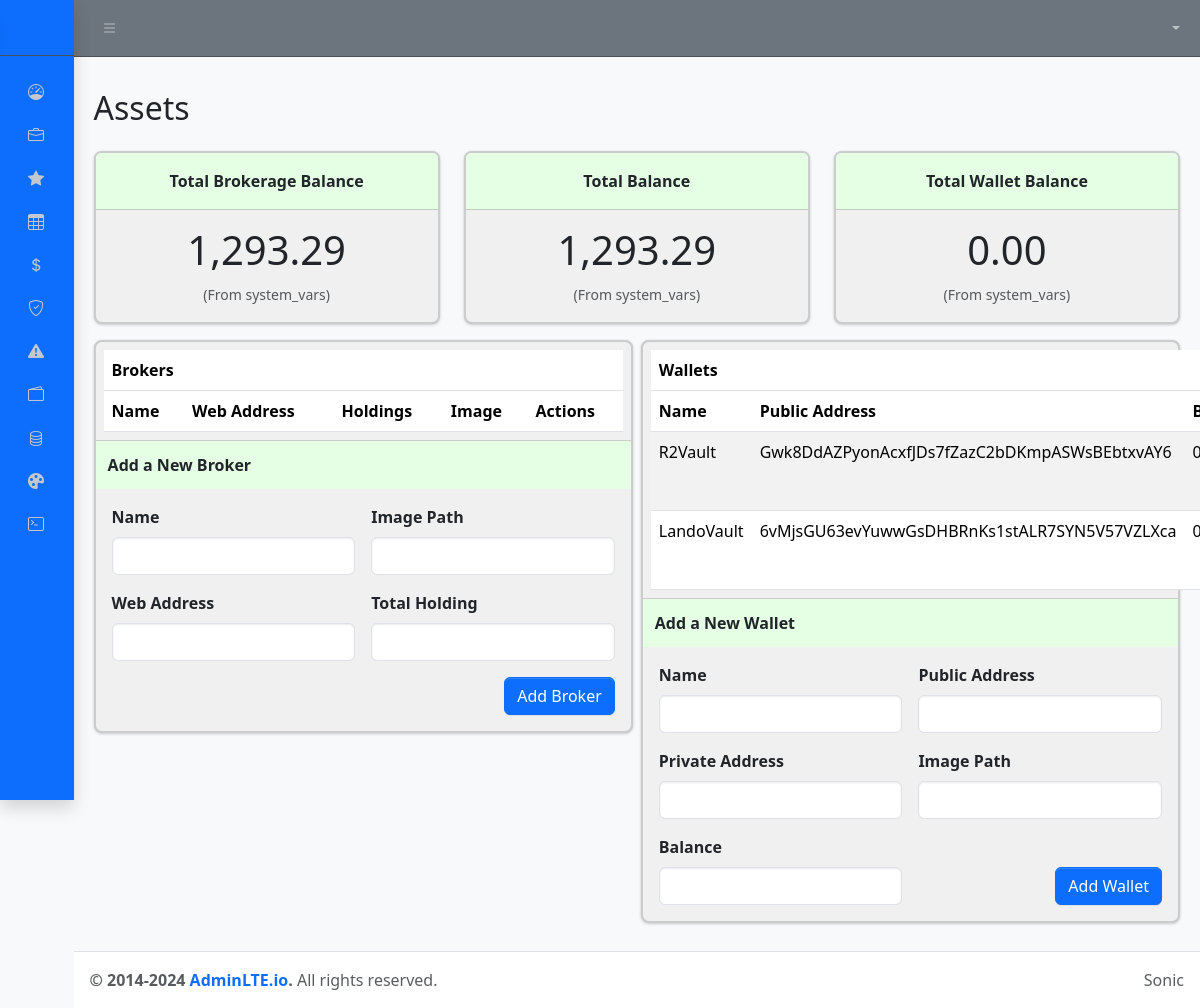
Before: /assets with the older database file.
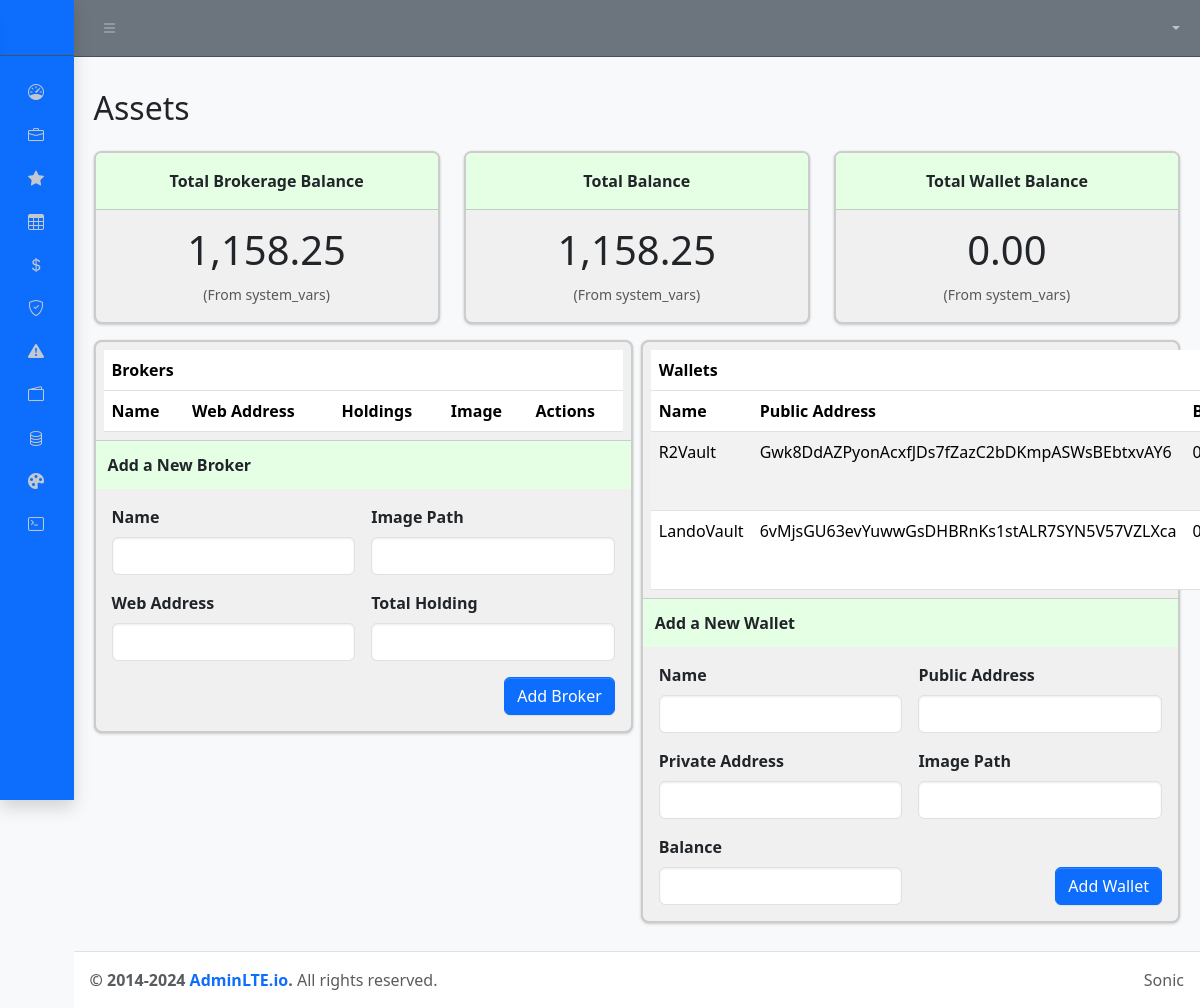
After: the same page with the newer database file.
### tables this page shows
CREATE TABLE system_vars (
                    id INTEGER PRIMARY KEY,
                    last_update_time_positions DATETIME,
                    last_update_positions_source TEXT,
                    last_update_time_prices DATETIME,
                    last_update_prices_source TEXT
                , last_update_time_jupiter DATETIME, last_update_jupiter_source TEXT, total_brokerage_balance REAL DEFAULT 0.0, total_wallet_balance REAL DEFAULT 0.0, total_balance REAL DEFAULT 0.0);

CREATE TABLE wallets (
        name TEXT PRIMARY KEY,
        public_address TEXT,
        private_address TEXT,
        image_path TEXT,
        balance REAL DEFAULT 0.0
    );

### launch_pad.py (the view)
@app.route("/assets")
def assets():
    dl = DataLocker.get_instance(DB_PATH)
    balance_vars = dl.get_balance_vars()
    total_brokerage_balance = balance_vars.get("total_brokerage_balance", 0.0)
    total_wallet_balance = balance_vars.get("total_wallet_balance", 0.0)
    total_balance = balance_vars.get("total_balance", 0.0)
    brokers = dl.read_brokers()
    wallets = dl.read_wallets()
    return render_template("assets.html",
                           total_brokerage_balance=total_brokerage_balance,
                           total_wallet_balance=total_wallet_balance,
                           total_balance=total_balance,
                           brokers=brokers,
                           wallets=wallets)

### data/data_locker.py (called while the page is built, shortened)
    @classmethod
    def get_instance(cls, db_path: Optional[str] = None) -> 'DataLocker':
        if cls._instance is None:
            cls._instance = cls(db_path)
        return cls._instance

    def _init_sqlite_if_needed(self):
        db_dir = os.path.dirname(self.db_path)
        if db_dir and not os.path.exists(db_dir):
            os.makedirs(db_dir, exist_ok=True)
            self.logger.debug(f"Created directory for DB: {db_dir}")
        if self.conn is None:
            self.conn = sqlite3.connect(self.db_path, check_same_thread=False)
            self.conn.row_factory = sqlite3.Row
        if self.cursor is None:
            self.cursor = self.conn.cursor()

    def get_balance_vars(self) -> dict:
        self._init_sqlite_if_needed()
        row = self.cursor.execute("""
            SELECT
              total_brokerage_balance,
              total_wallet_balance,
              total_balance
            FROM system_vars
            WHERE id=1
        """).fetchone()
        if not row:
            return {
                "total_brokerage_balance": 0.0,
                "total_wallet_balance": 0.0,
                "total_balance": 0.0
            }
        return {
            "total_brokerage_balance": row["total_brokerage_balance"] or 0.0,
            "total_wallet_balance": row["total_wallet_balance"] or 0.0,
            "total_balance": row["total_balance"] or 0.0
        }

    def read_wallets(self) -> List[dict]:
        self._init_sqlite_if_needed()
        self.cursor.execute("SELECT * FROM wallets")
        rows = self.cursor.fetchall()
        results = []
        for r in rows:
            results.append({
                "name": r["name"],
                "public_address": r["public_address"],
                "private_address": r["private_address"],
                "image_path": r["image_path"],
                "balance": float(r["balance"])
            })
        return results

    def read_brokers(self) -> List[dict]:
        self._init_sqlite_if_needed()
        self.cursor.execute("SELECT * FROM brokers")
        rows = self.cursor.fetchall()
        results = []
        return results

### templates/assets.html (shortened to what this page needs)
{% extends "base.html" %}
{% block content %}
<h2 class="text-dark mb-4">Assets</h2>
<div class="row row-cols-1 row-cols-md-3 g-4 mb-3">
  <div class="col">
    <div class="card price-box h-100">
      <div class="card-header">Total Brokerage Balance</div>
      <div class="card-body text-center">
        <div class="display-4 mb-2">
          {{ "{:,.2f}".format(total_brokerage_balance) }}
        </div>
        <small class="text-muted">(From system_vars)</small>
      </div>
    </div>
  </div>
  <div class="col">
    <div class="card price-box h-100 highlighted-balance">
      <div class="card-header">Total Balance</div>
      <div class="card-body text-center">
        <div class="display-4 mb-2">
          {{ "{:,.2f}".format(total_balance) }}
        </div>
        <small class="text-muted">(From system_vars)</small>
      </div>
    </div>
  </div>
  <div class="col">
    <div class="card price-box h-100">
      <div class="card-header">Total Wallet Balance</div>
      <div class="card-body text-center">
        <div class="display-4 mb-2">
          {{ "{:,.2f}".format(total_wallet_balance) }}
        </div>
        <small class="text-muted">(From system_vars)</small>
      </div>
    </div>
  </div>
</div>
<div class="row g-2">
  <div class="col-md-6">
    <div class="card assets-card">
      <div class="card-body p-2">
        <table class="table table-striped w-100 mb-0 assets-table">
          <thead>
            <tr class="title-row">
              <th colspan="5">Brokers</th>
            </tr>
            <tr>
              <th>Name</th>
              <th>Web Address</th>
              <th>Holdings</th>
              <th>Image</th>
              <th>Actions</th>
            </tr>
          </thead>
        </table>
      </div>
      <div class="subheading">Add a New Broker</div>
      <div class="card-body">
        <form method="POST" action="{{ url_for('add_broker') }}">
          <div class="row g-3">
            <div class="col-md-6">
              <label class="form-label fw-bold">Name</label>
              <input type="text" name="name" class="form-control" required>
            </div>
            <div class="col-md-6">
              <label class="form-label fw-bold">Image Path</label>
              <input type="text" name="image_path" class="form-control">
            </div>
            <div class="col-md-6">
              <label class="form-label fw-bold">Web Address</label>
              <input type="text" name="web_address" class="form-control">
            </div>
            <div class="col-md-6">
              <label class="form-label fw-bold">Total Holding</label>
              <input type="number" step="0.01" name="total_holding" class="form-control">
            </div>
            <div class="col-md-12 d-flex justify-content-end">
              <button type="submit" class="btn btn-primary">Add Broker</button>
            </div>
          </div>
        </form>
      </div>
    </div>
  </div>
  <div class="col-md-6">
    <div class="card assets-card">
      <div class="card-body p-2">
        <table class="table table-striped w-100 mb-0 assets-table">
          <thead>
            <tr class="title-row">
              <th colspan="5">Wallets</th>
            </tr>
            <tr>
              <th>Name</th>
              <th>Public Address</th>
              <th>Balance</th>
            </tr>
          </thead>
          <tbody>
            {% for w in wallets %}
            <tr>
              <td>{{ w.name }}</td>
              <td>{{ w.public_address }}</td>
              <td>{{ "{:,.2f}".format(w.balance) }}</td>
            </tr>
            {% endfor %}
          </tbody>
        </table>
      </div>
      <div class="subheading">Add a New Wallet</div>
      <div class="card-body">
        <form method="POST" action="{{ url_for('add_wallet') }}">
          <div class="row g-3">
            <div class="col-md-6">
              <label class="form-label fw-bold">Name</label>
              <input type="text" name="name" class="form-control" required>
            </div>
            <div class="col-md-6">
              <label class="form-label fw-bold">Public Address</label>
              <input type="text" name="public_address" class="form-control">
            </div>
            <div class="col-md-6">
              <label class="form-label fw-bold">Private Address</label>
              <input type="text" name="private_address" class="form-control">
            </div>
            <div class="col-md-6">
              <label class="form-label fw-bold">Image Path</label>
              <input type="text" name="image_path" class="form-control">
            </div>
            <div class="col-md-6">
              <label class="form-label fw-bold">Balance</label>
              <input type="number" step="0.01" name="balance" class="form-control">
            </div>
            <div class="col-md-6 d-flex align-items-end justify-content-end">
              <button type="submit" class="btn btn-primary">Add Wallet</button>
            </div>
          </div>
        </form>
      </div>
    </div>
  </div>
</div>
{% endblock content %}

### templates/base.html (shortened to what this page needs)
<!doctype html>
<html lang="en">
  <head>
    <link rel="stylesheet" href="https://cdn.jsdelivr.net/npm/@fontsource/source-sans-3@5.0.12/index.css" />
    <link rel="stylesheet" href="https://cdn.jsdelivr.net/npm/overlayscrollbars@2.10.1/styles/overlayscrollbars.min.css" />
    <link rel="stylesheet" href="https://cdn.jsdelivr.net/npm/bootstrap-icons@1.11.3/font/bootstrap-icons.min.css" />
    <link rel="stylesheet" href="{{ url_for('static', filename='AdminLTE/dist/css/adminlte.css') }}" />
  </head>
  <body class="layout-fixed sidebar-expand-lg sidebar-mini sidebar-collapse bg-body-tertiary">
    <div class="app-wrapper">
      <nav class="app-header navbar navbar-expand {% if theme.navbar.bg %}{{ theme.navbar.bg }}{% else %}bg-body{% endif %}" data-bs-theme="{{ theme.navbar.color_mode }}">
        <div class="container-fluid">
          <ul class="navbar-nav">
            <li class="nav-item">
              <a class="nav-link" data-lte-toggle="sidebar" href="#" role="button">
                <i class="bi bi-list"></i>
              </a>
            </li>
          </ul>
          <ul class="navbar-nav ms-auto">
            <li class="nav-item dropdown">
              <button class="btn btn-link nav-link py-2 px-0 px-lg-2 dropdown-toggle d-flex align-items-center" id="bd-theme" type="button" data-bs-toggle="dropdown" data-bs-display="static" aria-expanded="false">
              </button>
            </li>
          </ul>
        </div>
      </nav>
      <aside class="app-sidebar shadow {% if theme.sidebar.bg %}{{ theme.sidebar.bg }}{% else %}bg-body-secondary{% endif %}" data-bs-theme="{{ theme.sidebar.color_mode }}">
        <div class="sidebar-brand">
          <a href="{{ url_for('dashboard.dashboard') }}" class="brand-link">
            <img src="{{ url_for('static', filename='images/corner_logo_owl.jpg') }}" alt="Admin Logo" class="brand-image rounded-circle shadow" />
          </a>
        </div>
        <div class="sidebar-wrapper">
          <nav class="mt-2">
            <ul class="nav sidebar-menu flex-column" data-lte-toggle="treeview" role="menu" data-accordion="false">
              <li class="nav-item">
                <a href="{{ url_for('dashboard.dashboard') }}" class="nav-link">
                  <i class="nav-icon bi bi-speedometer"></i>
                </a>
              </li>
              <li class="nav-item">
                <a href="{{ url_for('positions.position_trends') }}" class="nav-link">
                  <i class="nav-icon bi bi-briefcase"></i>
                </a>
              </li>
              <li class="nav-item">
                <a href="{{ url_for('positions.show_top_positions') }}" class="nav-link">
                  <i class="nav-icon bi bi-star-fill"></i>
                </a>
              </li>
              <li class="nav-item">
                <a href="{{ url_for('positions.positions_table') }}" class="nav-link">
                  <i class="nav-icon bi bi-table"></i>
                </a>
              </li>
              <li class="nav-item">
                <a href="{{ url_for('prices.price_charts') }}" class="nav-link">
                  <i class="nav-icon bi bi-currency-dollar"></i>
                </a>
              </li>
              <li class="nav-item">
                <a href="{{ url_for('positions.heat_report') }}" class="nav-link">
                  <i class="nav-icon bi bi-shield-check"></i>
                </a>
              </li>
              <li class="nav-item">
                <a href="{{ url_for('alerts_bp.alert_config_page') }}" class="nav-link">
                  <i class="nav-icon bi bi-exclamation-triangle-fill"></i>
                </a>
              </li>
              <li class="nav-item">
                <a href="{{ url_for('portfolio.index') }}" class="nav-link">
                  <i class="nav-icon bi bi-wallet2"></i>
                </a>
              </li>
              <li class="nav-item">
                <a href="{{ url_for('database_viewer') }}" class="nav-link">
                  <i class="nav-icon bi bi-database"></i>
                </a>
              </li>
              <li class="nav-item">
                <a href="{{ url_for('dashboard.theme_options') }}" class="nav-link">
                  <i class="nav-icon bi bi-palette-fill"></i>
                </a>
              </li>
              <li class="nav-item">
                <a href="{{ url_for('console_view') }}" class="nav-link">
                  <i class="nav-icon bi bi-terminal"></i>
                </a>
              </li>
            </ul>
          </nav>
        </div>
      </aside>
      <main class="app-main">
        <div class="app-content-header">
        </div>
        <div class="app-content">
          <div class="container-fluid">
            {% block content %}{% endblock %}
          </div>
        </div>
      </main>
      <footer class="app-footer">
        <div class="float-end d-none d-sm-inline">Sonic</div>
        <strong>&copy; 2014-2024 <a href="https://adminlte.io" class="text-decoration-none">AdminLTE.io</a>.</strong> All rights reserved.
      </footer>
    </div>
  </body>
</html>

### templates/assets.html (style rules this page uses)
.price-box.card { background-color: #F0F0F0 !important; border: 2px solid #ccc; border-radius: 8px; }
.price-box .card-header { background-color: #e5ffe5 !important; font-weight: bold; text-align: center; }
.price-box .display-4 { font-size: 2.5rem; }
.highlighted-balance { background-color: #ffe5e5 !important; }
.assets-card { background-color: #F0F0F0 !important; border: 2px solid #ccc; border-radius: 8px; margin-bottom: 1rem; }
.assets-table thead tr.title-row { background-color: #f0e5ff !important; font-weight: bold; }
.assets-table.table-striped tbody tr:nth-of-type(odd) { background-color: rgba(0, 0, 0, 0.05); }
.subheading { background-color: #e5ffe5 !important; font-weight: bold; padding: 0.75rem; border-top: 1px solid #ccc; }

Changed rows visible on the page:
changed system_vars: total_brokerage_balance "1,293.29" → "1,158.25"; total_balance "1,293.29" → "1,158.25"
